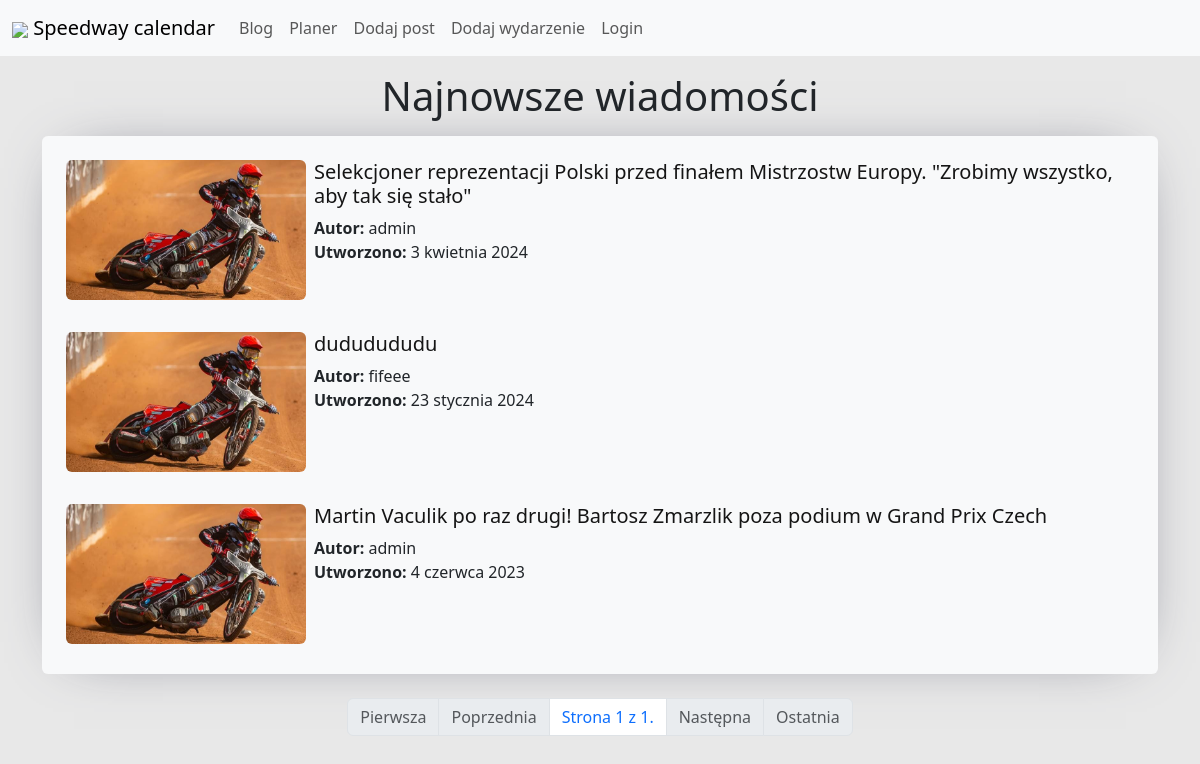
/, run on an earlier commit of the app's database.
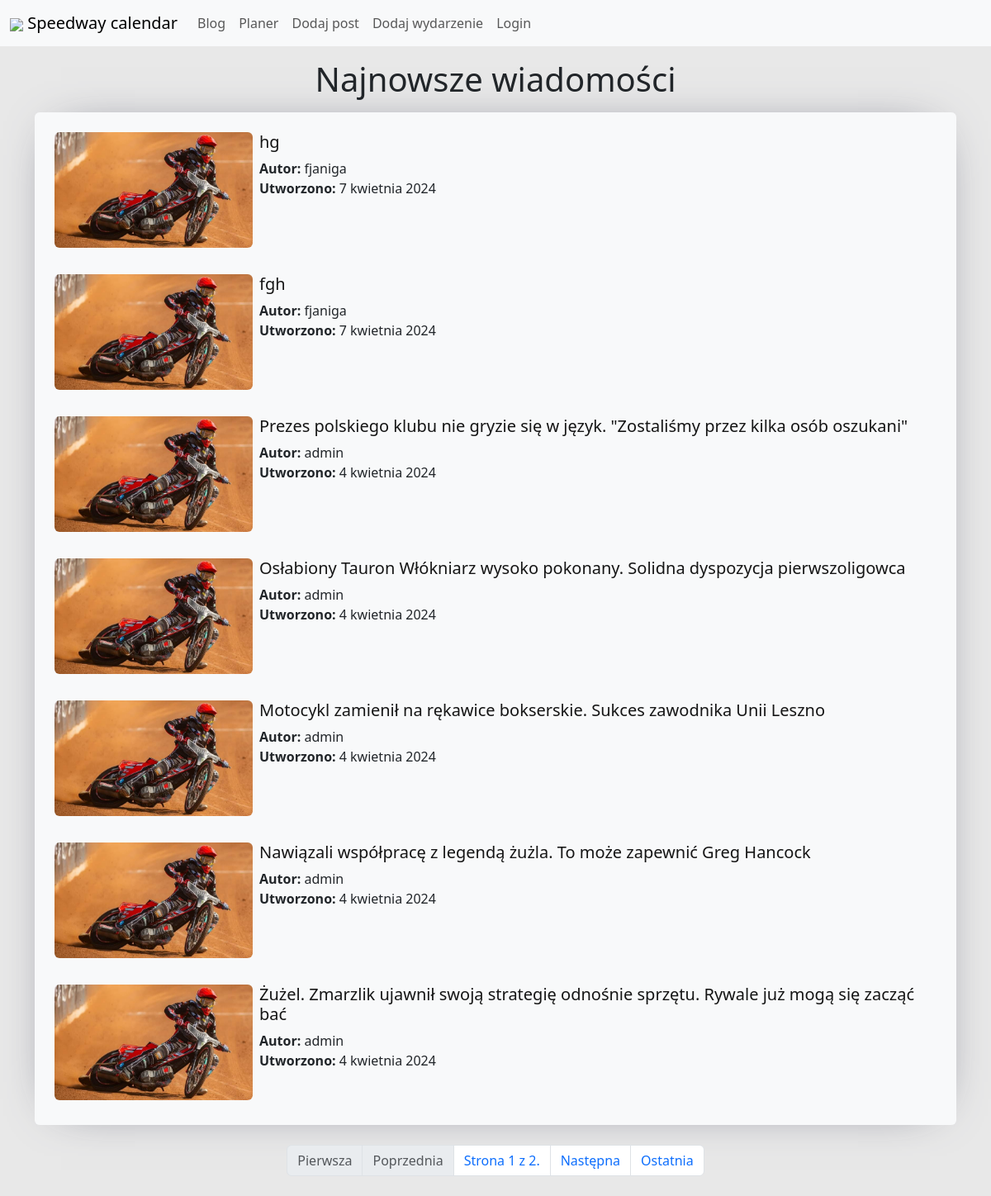
And on a later commit of the database.
### blog/models.py (models this page shows, shortened)
class Post(models.Model):
    title = models.CharField(max_length=255)
    author = models.ForeignKey(User, on_delete=models.CASCADE)
    slug = models.SlugField(null=True)
    body = models.TextField()
    image = models.ImageField(null=True, blank=True, upload_to="images/")
    created_at = models.DateTimeField(auto_now_add=True)
    updated_at = models.DateTimeField(auto_now=True)
    class Meta:
        ordering = ['-id']

### blog/views.py (the view)
# urls.py: path('', HomeView.as_view(), name='blog_home'),
class HomeView(ListView):
    model = Post
    template_name = 'blog/home.html'
    paginate_by = 7
    login_url = reverse_lazy('login')

### blog/templates/blog/home.html (shortened to what this page needs)
{% extends 'base.html' %}
{% load static %}
{% load markdown_extras %}
{% block content %}
    <h1 class="d-flex justify-content-center my-3">Najnowsze wiadomości</h1>
    <ul class="list-group">
        {% for post in post_list %}
            <li class="list-group-item mx-0 px-4 pt-4">
                 <div class="d-flex justify-content-start">
                 {% if post.image %}
                 <img src="{{ post.image.url }}" class=" rounded" alt="speedy gonzales" width="240" height="140">
                 {% else %}
                 <img src="{% static 'speed.jpeg' %}" class="rounded" alt="speedy gonzales" width="240" height="140">
                 {% endif %}
                <div class="mx-2 mt-0 pt-0">
                    <h5><a href="{% url 'details' post.slug %}">{{ post.title }}</a></h5>
                    <b>Autor:</b> {{ post.author }}<br>
                    <b>Utworzono:</b> {{ post.created_at|date:"j E Y" }}<br>
                </div>
                </div>
            </li>
        {% endfor %}
    </ul>
    <nav aria-label="Page navigation example">
        <ul class="pagination justify-content-center m-4">
            {% if page_obj.has_previous %}
                <li class="page-item"><a class="page-link" href="?page=1">Pierwsza</a></li>
                <li class="page-item"><a class="page-link" href="?page={{ page_obj.previous_page_number }}">Poprzednia</a></li>
            {% else %}
                <li class="page-item disabled"><a class="page-link">Pierwsza</a></li>
                <li class="page-item disabled"><a class="page-link">Poprzednia</a></li>
            {% endif %}
            <li class="page-item">
                <a class="page-link"> Strona {{ page_obj.number }} z {{ page_obj.paginator.num_pages }}. </a>
            </li>
            {% if page_obj.has_next %}
                <li class="page-item"><a class="page-link" href="?page={{ page_obj.next_page_number }}">Następna</a></li>
                <li class="page-item"><a class="page-link" href="?page={{ page_obj.paginator.num_pages }}">Ostatnia</a></li>
            {% else %}
                <li class="page-item disabled"><a class="page-link">Następna</a></li>
                <li class="page-item disabled"><a class="page-link">Ostatnia</a></li>
            {% endif %}
        </ul>
    </nav>
{% endblock %}

What changed in the data, as far as the page shows it:
no longer on this page (row unchanged): Post: title "Selekcjoner reprezentacji Polski przed finałem Mistrzostw Europy. \"Zrobimy wszystko, aby tak się stało\"", author "admin", created_at "3 kwietnia 2024"
no longer on this page (row unchanged): Post: title "dududududu", author "fifeee", created_at "23 stycznia 2024"
no longer on this page (row unchanged): Post: title "Martin Vaculik po raz drugi! Bartosz Zmarzlik poza podium w Grand Prix Czech", author "admin", created_at "4 czerwca 2023"
added Post: title "hg", author "fjaniga", created_at "7 kwietnia 2024"
added Post: title "fgh", author "fjaniga", created_at "7 kwietnia 2024"
added Post: title "Prezes polskiego klubu nie gryzie się w język. \"Zostaliśmy przez kilka osób oszukani\"", author "admin", created_at "4 kwietnia 2024"
added Post: title "Osłabiony Tauron Włókniarz wysoko pokonany. Solidna dyspozycja pierwszoligowca", author "admin", created_at "4 kwietnia 2024"
added Post: title "Motocykl zamienił na rękawice bokserskie. Sukces zawodnika Unii Leszno", author "admin", created_at "4 kwietnia 2024"
added Post: title "Nawiązali współpracę z legendą żużla. To może zapewnić Greg Hancock", author "admin", created_at "4 kwietnia 2024"
added Post: title "Żużel. Zmarzlik ujawnił swoją strategię odnośnie sprzętu. Rywale już mogą się zacząć bać", author "admin", created_at "4 kwietnia 2024"
Also different on the page:
{{ page_obj.paginator.num_pages }}: "1" → "2"
